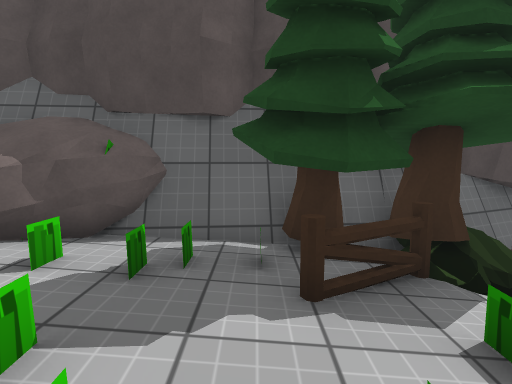
View 1 (above)

13 first-person views from a walk through a 3-D level made in the Unity game engine. The camera is 1.3 m above the floor, tilts 6° down and sees 80° across. The floor is counted in squares, 1 m on a side. Each view is taken from the middle of a square. On the plan, view 1 faces up. The plan holds only what a view shows up to about 14 squares ahead; the rest is blank. The place goes on beyond the plan. Some surface patterns are stand-ins.

View 2
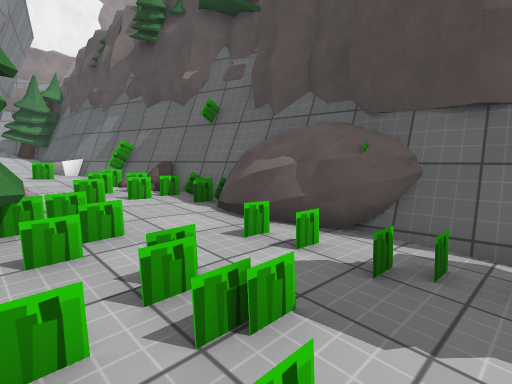

View 3
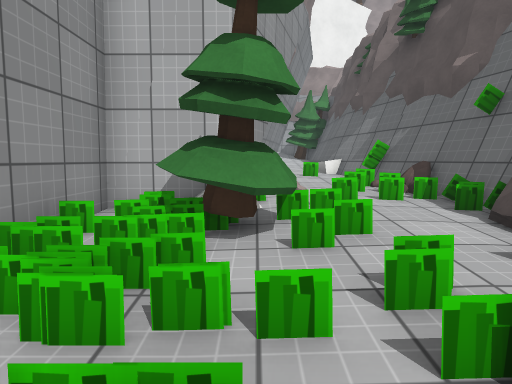

View 4
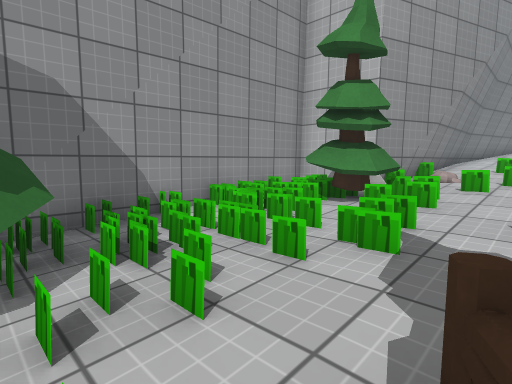

View 5
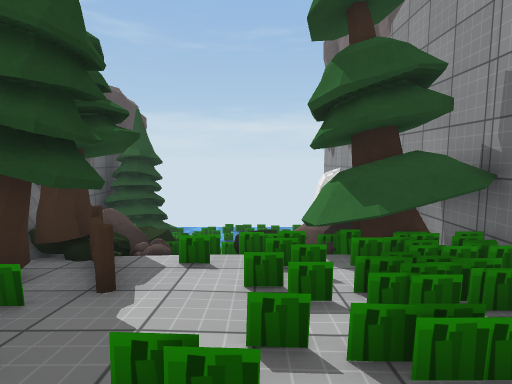

View 6
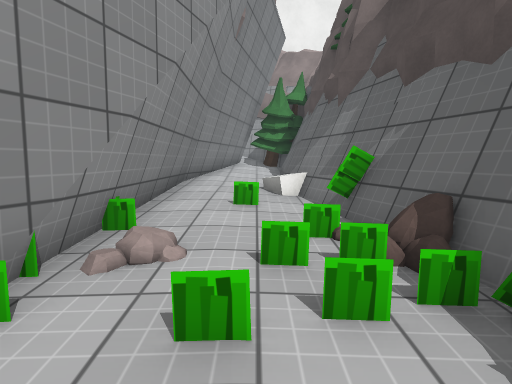

View 7
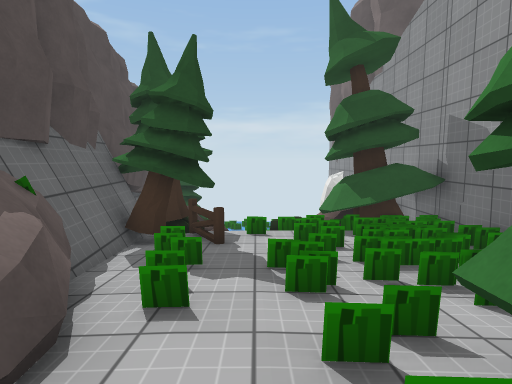

View 8
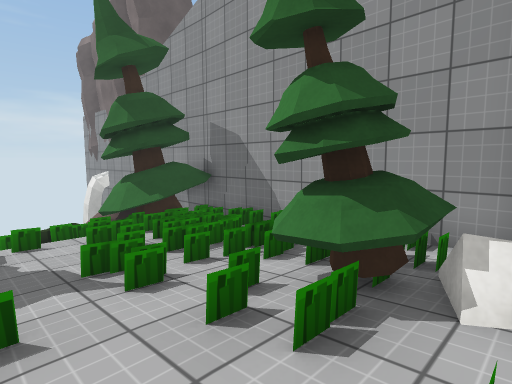

View 9
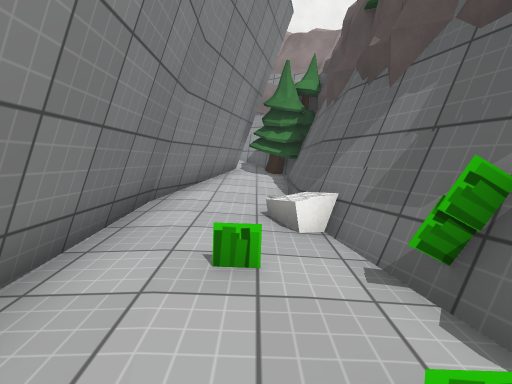

View 10
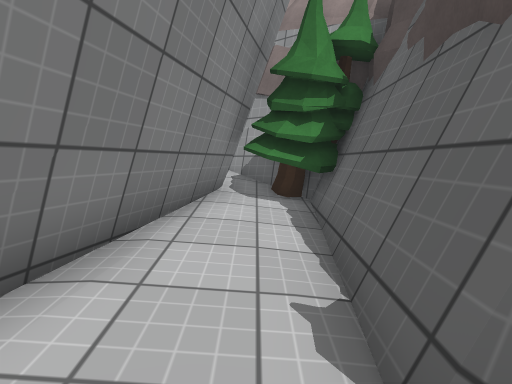

View 11
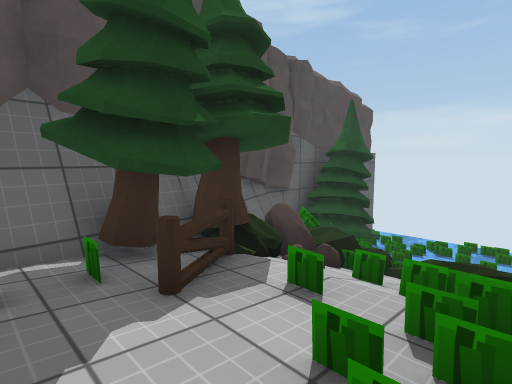

View 12
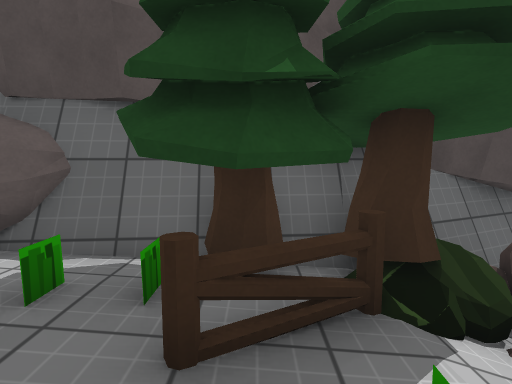

View 13
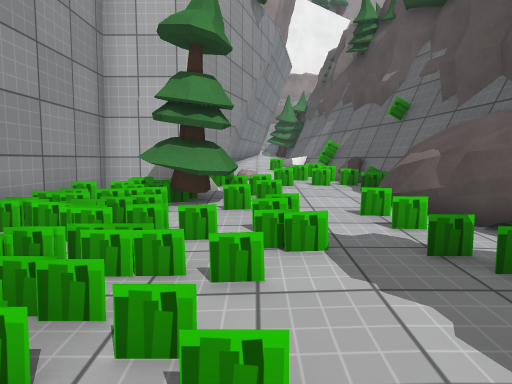

### Floor plan
Key: @ floor where view 1 was taken; # wall or solid block; . main floor; : floor 0.25 m higher than the main floor; - floor 0.25 m lower than the main floor; + floor 0.5 m higher than the main floor; * floor 0.75 m higher than the main floor; % floor 1 m higher than the main floor; _ floor 1 m lower than the main floor; & floor 1.25 m higher than the main floor; / step, stairs or slope; = window, fence, low wall or low ledge; ≈ water the walk keeps out of; R rock; O other object.
Columns run from 20 left of view 1 to 6 right of it. Each row starts with its distance up from view 1.
  6                  OO########
  5 RR RRRRRR  #####OOO####OOO
  4 RO##########O==OOO:.OOOOOO
  3 OOO#####===*++/+:/:.OO.//_
  2 #OO&&%%%*****//+:::....//_
  1 ######%%%***//++///...-/
  0     &=#########OOO//@.OOO
 -1               OOOO///OOOO
 -2               #::+./.OOOOOO
 -3               #########O#≈

Where each view was taken, in squares from view 1:
view 1: 0 up, 0 right, facing up
view 2: 0 up, 0 right, facing up-left
view 3: 0 up, 0 right, facing left
view 4: 3 up, 2 right, facing down-left
view 5: 1 up, 3 left, facing right
view 6: 2 up, 4 left, facing left
view 7: 2 up, 6 left, facing right
view 8: 3 up, 6 left, facing down-right
view 9: 2 up, 7 left, facing left
view 10: 2 up, 12 left, facing left
view 11: 0 up, 1 left, facing up-right
view 12: 1 up, 1 right, facing up
view 13: 1 up, 2 right, facing left
